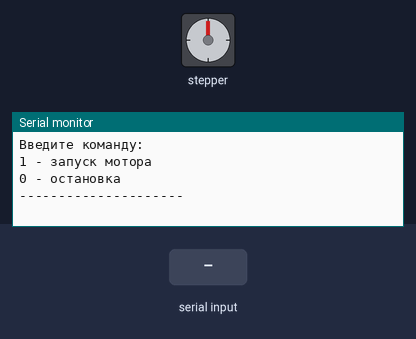
A sketch run on a simulated Arduino Uno, built with avr-gcc and run on an emulated ATmega328P. Parts: stepper motor, the last lines printed to the serial monitor. Wiring (inferred from the names in the program): stepper motor driver (200 steps per turn assumed): step pin 2; direction pin 3; enable pin 4. Inputs (shaded band) come from the test bench.

Above: at 1.2 s.
1.3 s: "1\n" received over Serial
At 1.8 s:
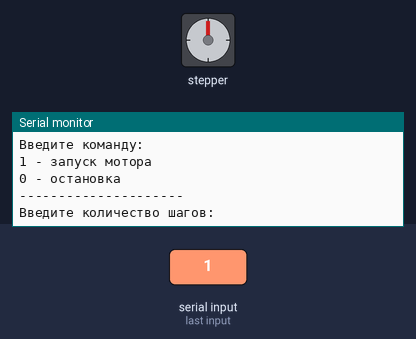
2.8 s: "cw\n" received over Serial
At 4.0 s:
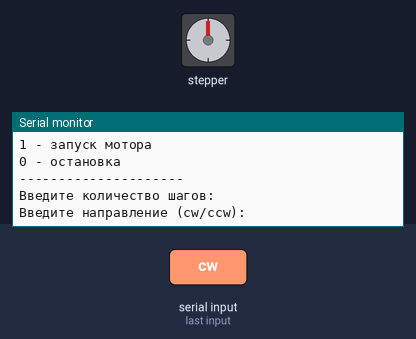
4.3 s: "ccw\n" received over Serial
At 4.4 s:
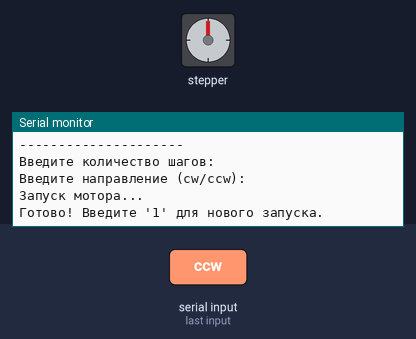

Measured:
- after the input at 1.3 s, the serial monitor: prints a new line at once (image 1)
- after the input at 2.8 s, the serial monitor: prints a new line at once (image 2)
- after the input at 4.3 s, the serial monitor: prints a new line at once (image 3)

The sketch:

Stepper_test2.ino
```cpp
#define STEP_PIN 2
#define DIR_PIN 3
#define ENABLE_PIN 4

bool isRunning = false; // Флаг выполнения программы
unsigned long stepsToMake = 0;
bool direction = HIGH; // HIGH - по часовой, LOW - против часовой

void setup() {
  Serial.begin(9600);
  Serial.println("Введите команду:");
  Serial.println("1 - запуск мотора");
  Serial.println("0 - остановка");
  Serial.println("---------------------");

  pinMode(STEP_PIN, OUTPUT);
  pinMode(DIR_PIN, OUTPUT);
  pinMode(ENABLE_PIN, OUTPUT);

  digitalWrite(ENABLE_PIN, HIGH); // Двигатель выключен
  digitalWrite(DIR_PIN, direction); // Устанавливаем направление
}

void loop() {
  if (!isRunning && Serial.available() > 0) {
    String input = Serial.readStringUntil('\n');
    input.trim();

    if (input == "1") {
      Serial.println("Введите количество шагов:");
      while (!Serial.available()) {} // Ждем ввода шагов
      String stepsInput = Serial.readStringUntil('\n');
      stepsToMake = stepsInput.toInt();

      Serial.println("Введите направление (cw/ccw):");
      while (!Serial.available()) {} // Ждем ввода направления
      String dirInput = Serial.readStringUntil('\n');
      dirInput.trim();

      if (dirInput == "cw") {
        direction = HIGH;
      } else if (dirInput == "ccw") {
        direction = LOW;
      } else {
        Serial.println("Неверное направление! Используется cw по умолчанию");
        direction = HIGH;
      }

      digitalWrite(DIR_PIN, direction);
      isRunning = true;
      Serial.println("Запуск мотора...");
      runMotorSequence();
    }
    else if (input == "0") {
      Serial.println("Мотор уже остановлен");
    }
  }
}

void runMotorSequence() {
  digitalWrite(ENABLE_PIN, LOW); // Включаем мотор

  for (unsigned long i = 0; i < stepsToMake; i++) {
    // Проверяем, не пришла ли команда '0' для остановки
    if (Serial.available() > 0) {
      String input = Serial.readStringUntil('\n');
      input.trim();
      if (input == "0") {
        Serial.println("Досрочная остановка!");
        break; // Выход из цикла
      }
    }

    // Делаем шаг
    digitalWrite(STEP_PIN, HIGH);
    delayMicroseconds(500);
    digitalWrite(STEP_PIN, LOW);
    delayMicroseconds(500);

    // Вывод прогресса каждые 100 шагов
    if ((i + 1) % 100 == 0) {
      Serial.print("Выполнено шагов: ");
      Serial.print(i + 1);
      Serial.print(" из ");
      Serial.println(stepsToMake);
    }
  }

  // Завершение работы
  digitalWrite(ENABLE_PIN, HIGH); // Выключаем мотор
  isRunning = false;
  Serial.println("Готово! Введите '1' для нового запуска.");
  Serial.println("---------------------");
}
```
